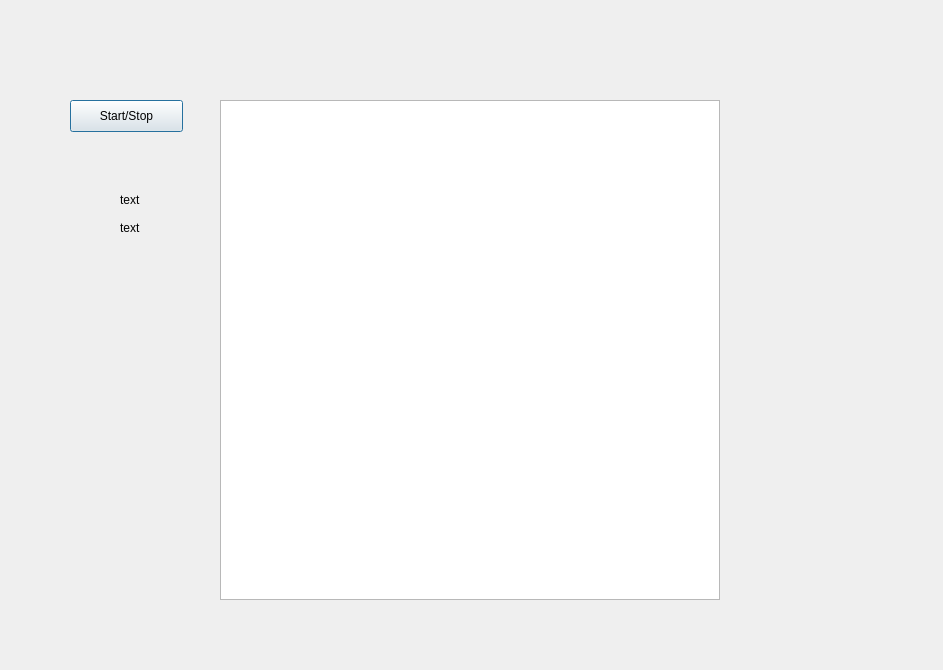
<?xml version="1.0" encoding="UTF-8"?>
<ui version="4.0">
 <class>Dialog</class>
 <widget class="QDialog" name="Dialog">
  <property name="geometry">
   <rect>
    <x>0</x>
    <y>0</y>
    <width>943</width>
    <height>670</height>
   </rect>
  </property>
  <property name="windowTitle">
   <string>Dialog</string>
  </property>
  <widget class="QGraphicsView" name="graphicsView">
   <property name="geometry">
    <rect>
     <x>220</x>
     <y>100</y>
     <width>500</width>
     <height>500</height>
    </rect>
   </property>
  </widget>
  <widget class="QPushButton" name="pushButton">
   <property name="geometry">
    <rect>
     <x>70</x>
     <y>100</y>
     <width>113</width>
     <height>32</height>
    </rect>
   </property>
   <property name="text">
    <string>Start/Stop</string>
   </property>
  </widget>
  <widget class="QLabel" name="label">
   <property name="geometry">
    <rect>
     <x>120</x>
     <y>190</y>
     <width>31</width>
     <height>20</height>
    </rect>
   </property>
   <property name="text">
    <string>text</string>
   </property>
  </widget>
  <widget class="QLabel" name="label_2">
   <property name="geometry">
    <rect>
     <x>120</x>
     <y>220</y>
     <width>31</width>
     <height>16</height>
    </rect>
   </property>
   <property name="text">
    <string>text</string>
   </property>
  </widget>
 </widget>
 <layoutdefault spacing="6" margin="11"/>
 <resources/>
 <connections/>
</ui>
